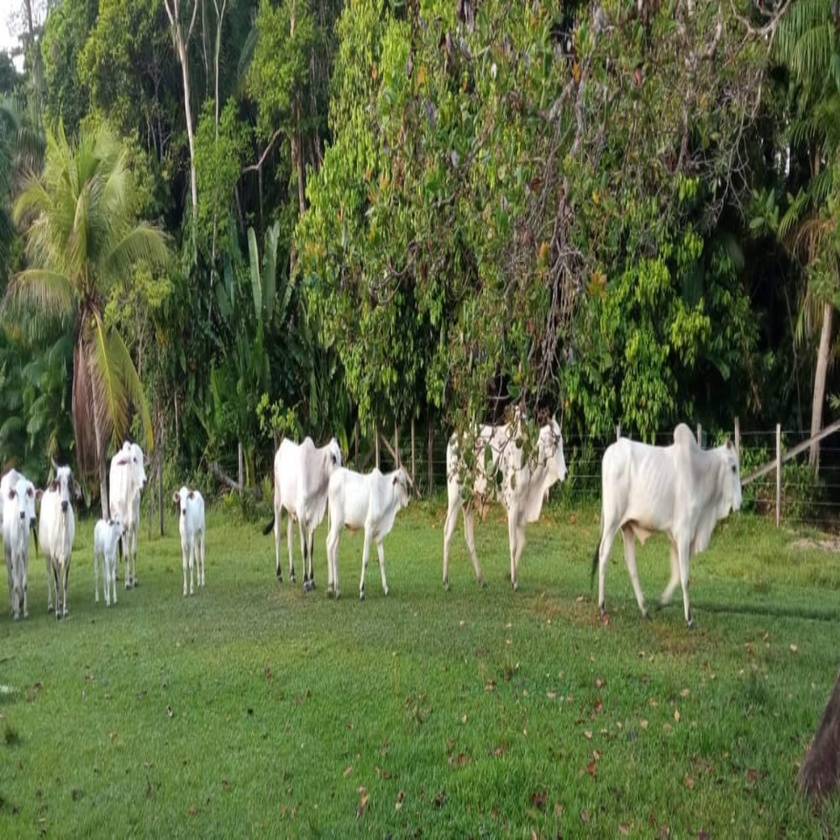
#> input picture gado.jpeg, 840 x 840 px, shrunk from 1080 x 1080 before the run
$ python main.py
#> lines starting #> are read from the running program, lines starting #| are printed output that depends on the picture
import numpy as np
import matplotlib.pyplot as plt

from skimage.io import imread
from skimage.filters import roberts, sobel, scharr, prewitt

img = imread("gado.jpeg", as_gray=True) # mudar as imagem aqui no lugar do "andiroba.jpeg" ex: "abacaxi.jpeg" ou "gado.jpeg"
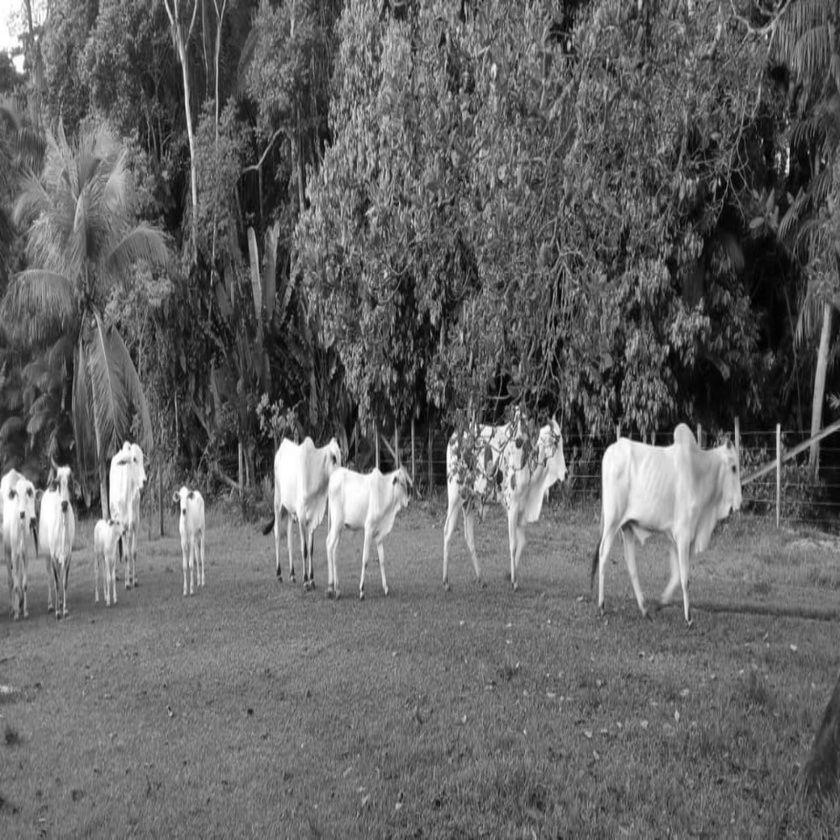
#> img: shape (840, 840) float64; min 0.000565, max 1, mean 0.394
op_roberts = roberts(img)
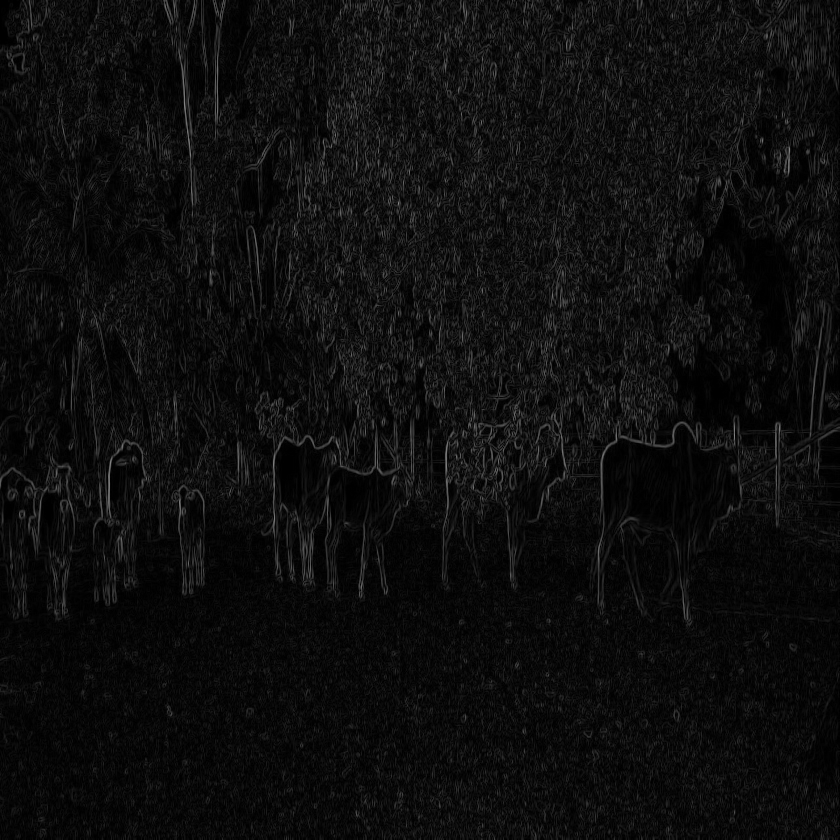
#> op_roberts: shape (840, 840) float64; min 0, max 0.532, mean 0.0557
op_sobel = sobel(img)
op_scharr = scharr(img)
op_prewitt = prewitt(img)

fig, axes = plt.subplots(nrows=2, ncols=2, sharex=True, sharey=True, figsize=(12, 12))

ax = axes.ravel()

ax[0].imshow(op_roberts, cmap=plt.cm.gray)
ax[0].set_title('Operador de Roberts')

ax[1].imshow(op_sobel, cmap=plt.cm.gray)
ax[1].set_title('Operador de Sobel')

ax[2].imshow(op_scharr, cmap=plt.cm.gray)
ax[2].set_title('Operador de Scharr')

ax[3].imshow(op_prewitt, cmap=plt.cm.gray)
ax[3].set_title('Operador de Prewitt')

for a in ax:
    a.axis('off')

plt.tight_layout()
plt.show()
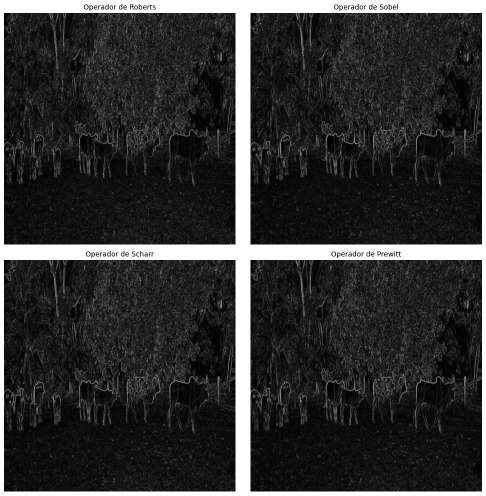
#> figure drawn by matplotlib, 4 panels

$ run again, with andiroba.jpeg copied over gado.jpeg
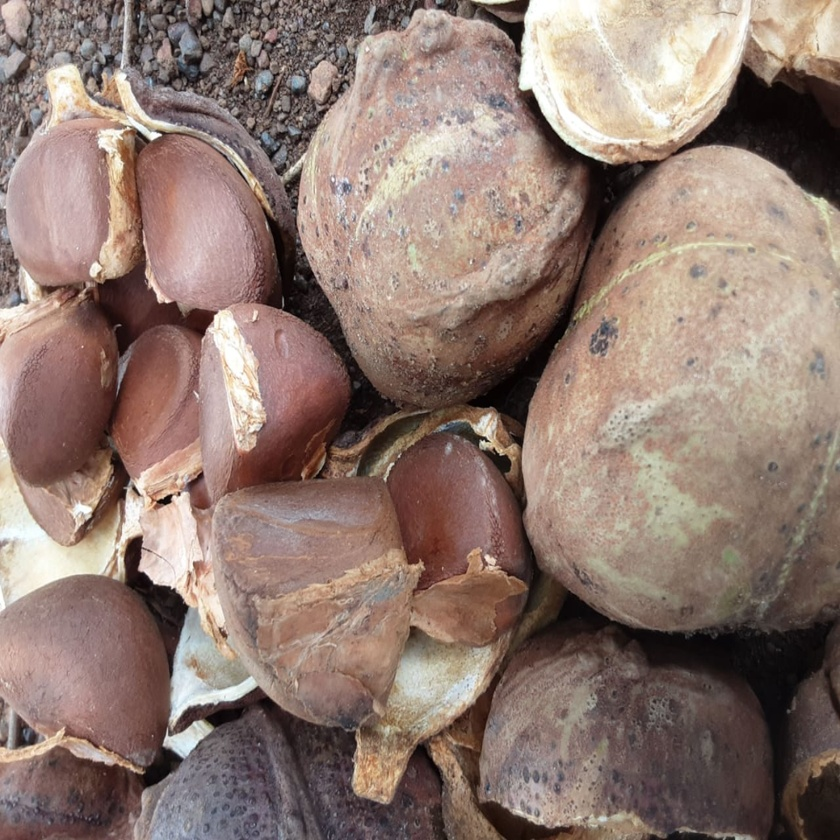
#> input picture andiroba.jpeg, 840 x 840 px, shrunk from 1080 x 1080 before the run
#> `img = imread("gado.jpeg", as_gray=True) # mudar as imagem aqui no luga..`:
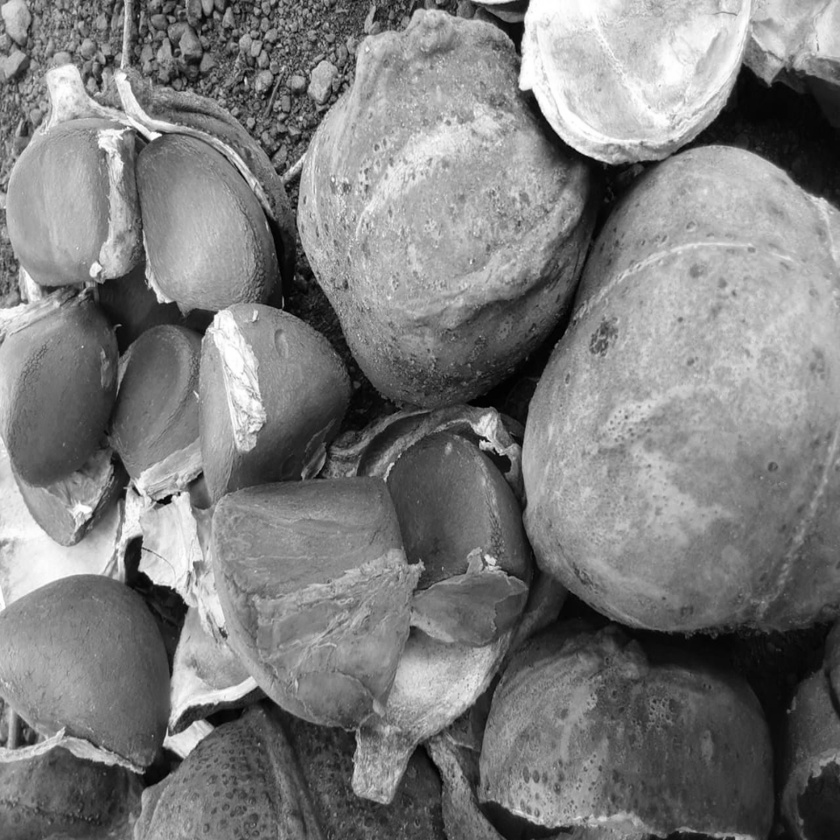
#> img: shape (840, 840) float64; min 0.00195, max 1, mean 0.493
#> `plt.show()`:
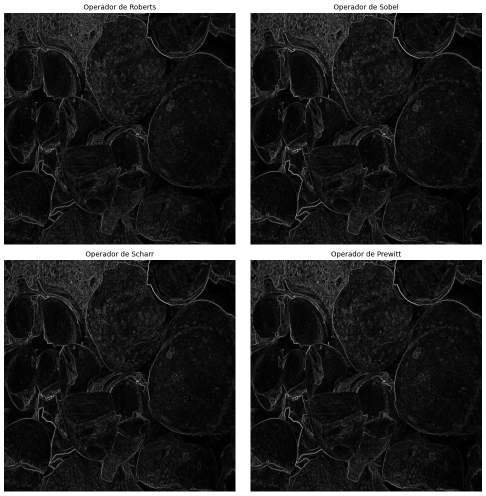
#> figure drawn by matplotlib, 4 panels

$ run again, with abacaxi.jpeg copied over gado.jpeg
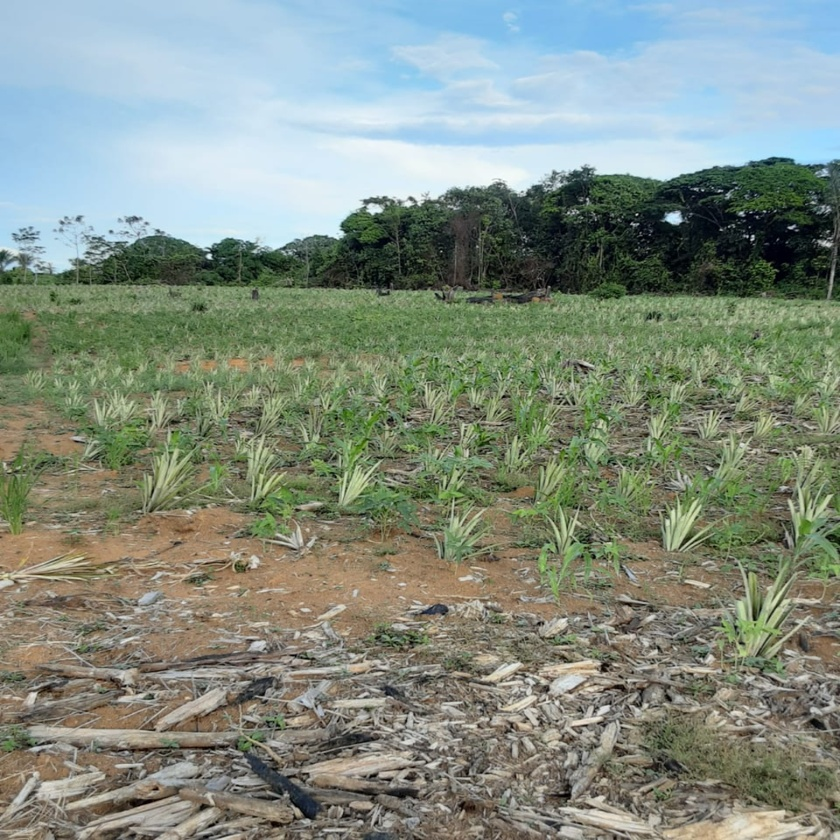
#> input picture abacaxi.jpeg, 840 x 840 px, shrunk from 1080 x 1080 before the run
#> `op_roberts = roberts(img)`:
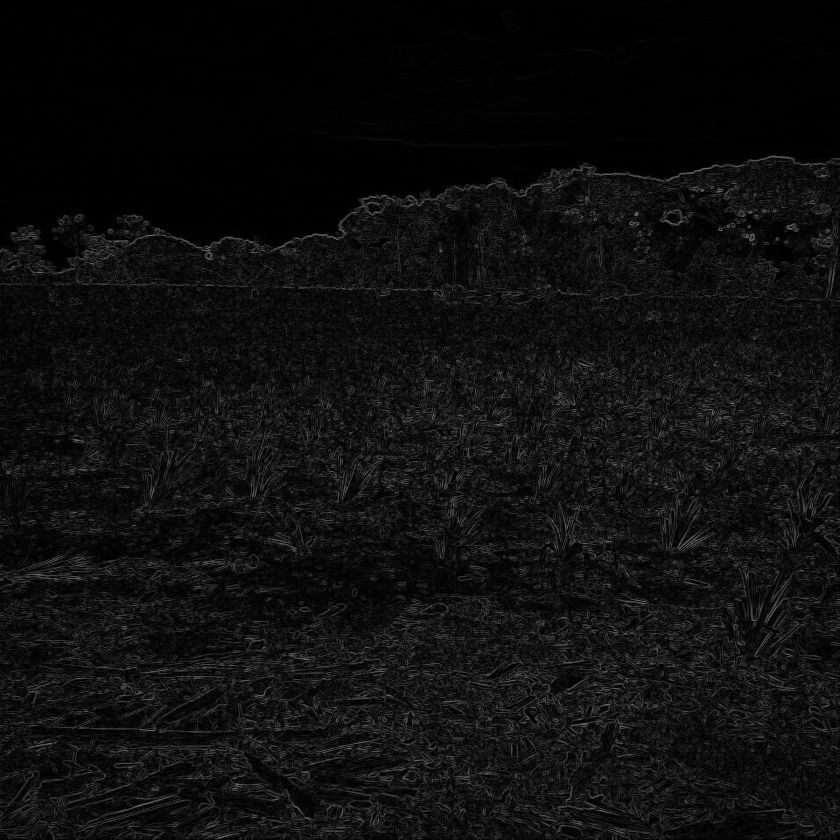
#> op_roberts: shape (840, 840) float64; min 0, max 0.488, mean 0.0586
#> `plt.show()`:
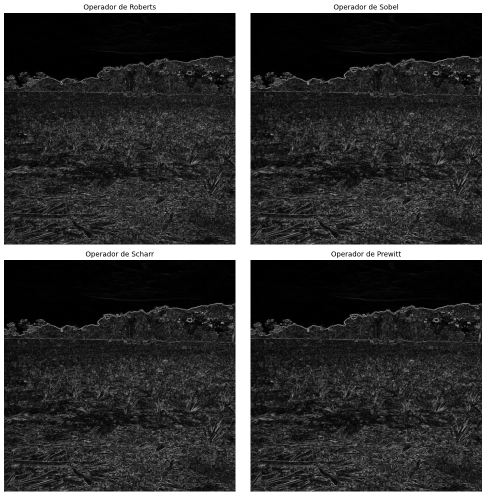
#> figure drawn by matplotlib, 4 panels
